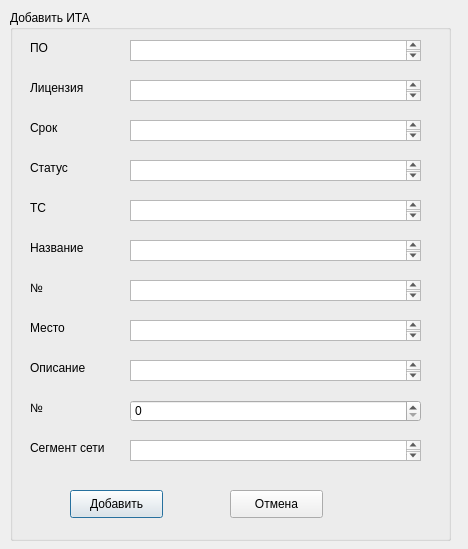
<?xml version="1.0" encoding="UTF-8"?>
<ui version="4.0">
 <class>DialogAddDevice</class>
 <widget class="QDialog" name="DialogAddDevice">
  <property name="geometry">
   <rect>
    <x>0</x>
    <y>0</y>
    <width>468</width>
    <height>549</height>
   </rect>
  </property>
  <property name="windowTitle">
   <string>Dialog</string>
  </property>
  <widget class="QGroupBox" name="groupBox">
   <property name="geometry">
    <rect>
     <x>10</x>
     <y>10</y>
     <width>441</width>
     <height>531</height>
    </rect>
   </property>
   <property name="title">
    <string>Добавить ИТА</string>
   </property>
   <widget class="QLabel" name="label">
    <property name="geometry">
     <rect>
      <x>20</x>
      <y>30</y>
      <width>71</width>
      <height>16</height>
     </rect>
    </property>
    <property name="text">
     <string>ПО</string>
    </property>
   </widget>
   <widget class="QTextEdit" name="textEdit">
    <property name="geometry">
     <rect>
      <x>120</x>
      <y>30</y>
      <width>291</width>
      <height>21</height>
     </rect>
    </property>
   </widget>
   <widget class="QLabel" name="label_2">
    <property name="geometry">
     <rect>
      <x>20</x>
      <y>270</y>
      <width>101</width>
      <height>16</height>
     </rect>
    </property>
    <property name="text">
     <string>№</string>
    </property>
   </widget>
   <widget class="QTextEdit" name="textEdit_2">
    <property name="geometry">
     <rect>
      <x>120</x>
      <y>270</y>
      <width>291</width>
      <height>21</height>
     </rect>
    </property>
   </widget>
   <widget class="QLabel" name="label_3">
    <property name="geometry">
     <rect>
      <x>20</x>
      <y>430</y>
      <width>81</width>
      <height>16</height>
     </rect>
    </property>
    <property name="text">
     <string>Сегмент сети</string>
    </property>
   </widget>
   <widget class="QTextEdit" name="textEdit_3">
    <property name="geometry">
     <rect>
      <x>120</x>
      <y>430</y>
      <width>291</width>
      <height>21</height>
     </rect>
    </property>
   </widget>
   <widget class="QPushButton" name="pushButton">
    <property name="geometry">
     <rect>
      <x>60</x>
      <y>480</y>
      <width>93</width>
      <height>28</height>
     </rect>
    </property>
    <property name="text">
     <string>Добавить</string>
    </property>
   </widget>
   <widget class="QPushButton" name="pushButton_2">
    <property name="geometry">
     <rect>
      <x>220</x>
      <y>480</y>
      <width>93</width>
      <height>28</height>
     </rect>
    </property>
    <property name="text">
     <string>Отмена</string>
    </property>
   </widget>
   <widget class="QLabel" name="label_4">
    <property name="geometry">
     <rect>
      <x>20</x>
      <y>310</y>
      <width>55</width>
      <height>16</height>
     </rect>
    </property>
    <property name="text">
     <string>Место</string>
    </property>
   </widget>
   <widget class="QLabel" name="label_5">
    <property name="geometry">
     <rect>
      <x>20</x>
      <y>390</y>
      <width>55</width>
      <height>16</height>
     </rect>
    </property>
    <property name="text">
     <string>№</string>
    </property>
   </widget>
   <widget class="QTextEdit" name="textEdit_4">
    <property name="geometry">
     <rect>
      <x>120</x>
      <y>310</y>
      <width>291</width>
      <height>21</height>
     </rect>
    </property>
   </widget>
   <widget class="QSpinBox" name="spinBox">
    <property name="geometry">
     <rect>
      <x>120</x>
      <y>390</y>
      <width>291</width>
      <height>22</height>
     </rect>
    </property>
   </widget>
   <widget class="QLabel" name="label_6">
    <property name="geometry">
     <rect>
      <x>20</x>
      <y>190</y>
      <width>55</width>
      <height>16</height>
     </rect>
    </property>
    <property name="text">
     <string>ТС</string>
    </property>
   </widget>
   <widget class="QLabel" name="label_7">
    <property name="geometry">
     <rect>
      <x>20</x>
      <y>230</y>
      <width>61</width>
      <height>16</height>
     </rect>
    </property>
    <property name="text">
     <string>Название</string>
    </property>
   </widget>
   <widget class="QTextEdit" name="textEdit_5">
    <property name="geometry">
     <rect>
      <x>120</x>
      <y>190</y>
      <width>291</width>
      <height>21</height>
     </rect>
    </property>
   </widget>
   <widget class="QTextEdit" name="textEdit_6">
    <property name="geometry">
     <rect>
      <x>120</x>
      <y>230</y>
      <width>291</width>
      <height>21</height>
     </rect>
    </property>
   </widget>
   <widget class="QLabel" name="label_8">
    <property name="geometry">
     <rect>
      <x>20</x>
      <y>350</y>
      <width>71</width>
      <height>16</height>
     </rect>
    </property>
    <property name="text">
     <string>Описание</string>
    </property>
   </widget>
   <widget class="QTextEdit" name="textEdit_7">
    <property name="geometry">
     <rect>
      <x>120</x>
      <y>350</y>
      <width>291</width>
      <height>21</height>
     </rect>
    </property>
   </widget>
   <widget class="QLabel" name="label_9">
    <property name="geometry">
     <rect>
      <x>20</x>
      <y>70</y>
      <width>71</width>
      <height>16</height>
     </rect>
    </property>
    <property name="text">
     <string>Лицензия</string>
    </property>
   </widget>
   <widget class="QLabel" name="label_10">
    <property name="geometry">
     <rect>
      <x>20</x>
      <y>110</y>
      <width>55</width>
      <height>16</height>
     </rect>
    </property>
    <property name="text">
     <string>Срок</string>
    </property>
   </widget>
   <widget class="QLabel" name="label_11">
    <property name="geometry">
     <rect>
      <x>20</x>
      <y>150</y>
      <width>55</width>
      <height>16</height>
     </rect>
    </property>
    <property name="text">
     <string>Статус</string>
    </property>
   </widget>
   <widget class="QTextEdit" name="textEdit_8">
    <property name="geometry">
     <rect>
      <x>120</x>
      <y>70</y>
      <width>291</width>
      <height>21</height>
     </rect>
    </property>
   </widget>
   <widget class="QTextEdit" name="textEdit_9">
    <property name="geometry">
     <rect>
      <x>120</x>
      <y>110</y>
      <width>291</width>
      <height>21</height>
     </rect>
    </property>
   </widget>
   <widget class="QTextEdit" name="textEdit_10">
    <property name="geometry">
     <rect>
      <x>120</x>
      <y>150</y>
      <width>291</width>
      <height>21</height>
     </rect>
    </property>
   </widget>
  </widget>
 </widget>
 <resources/>
 <connections/>
</ui>
